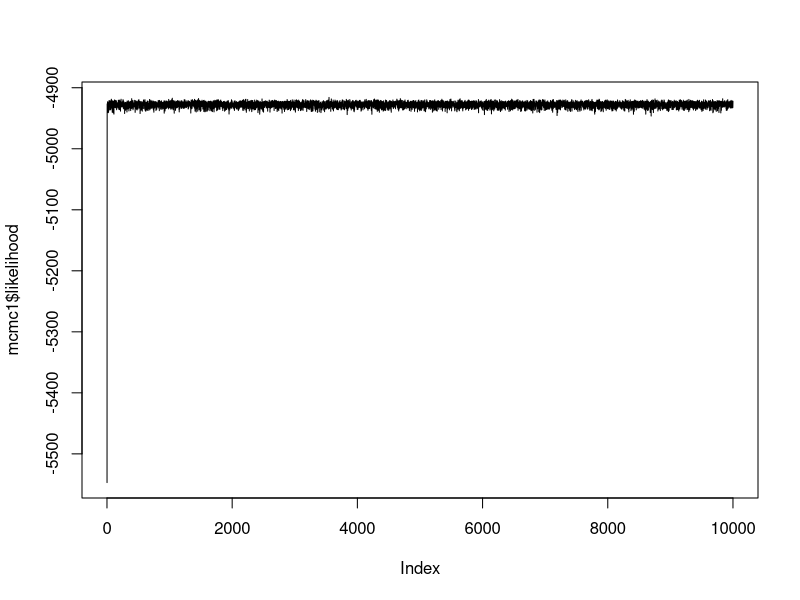
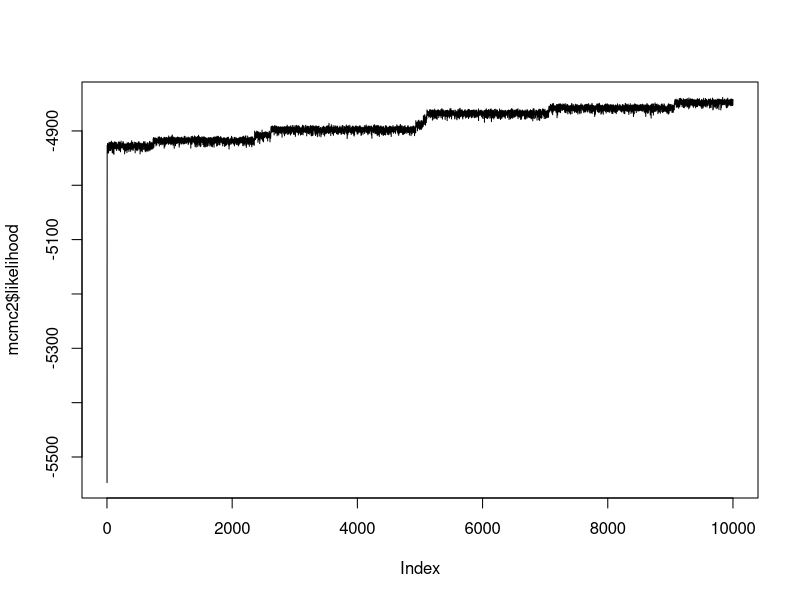
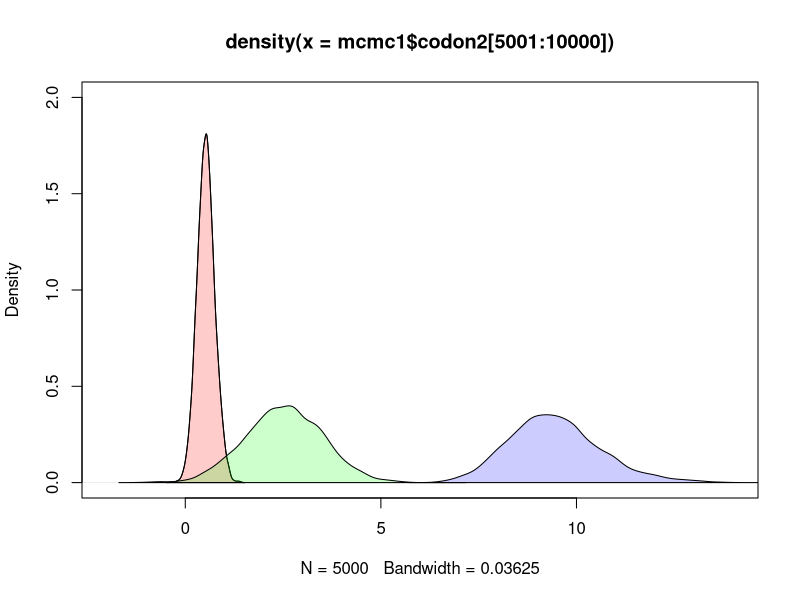
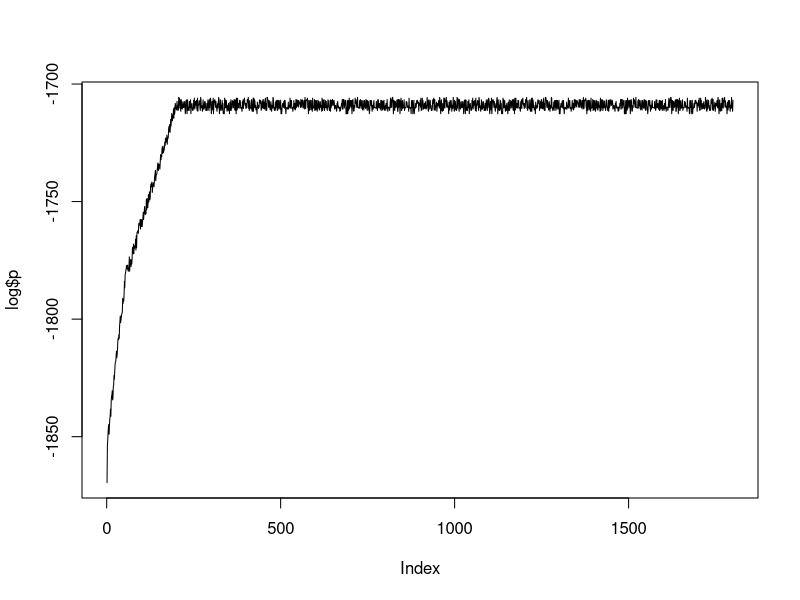
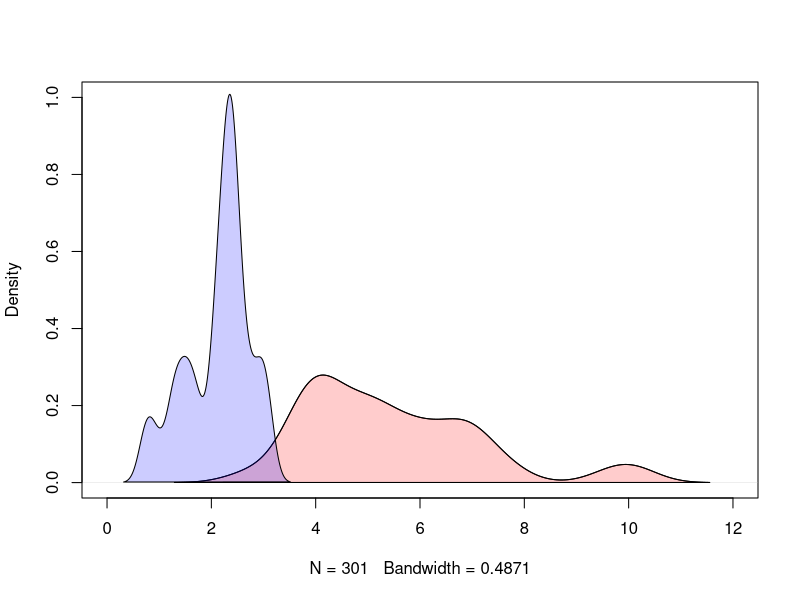

Reproduce these figures in R, in order.
############################## Practice Output ##########################
#Set your working directory using setwd()
setwd("C:\\Users\\sarah\\Documents\\GitHub\\meta-analysis\\Learning R")

mcmc1 <- read.csv("mcmc.log.csv")
mcmc2 <- read.csv("mcmc.log2.csv")

#par(mfcol = c(1,2))
plot(mcmc1$likelihood, type = "l")
plot(mcmc2$likelihood, type = "l")

#MCMC 1 shows a good run
par(mfcol = c(1,1))
plot(density(mcmc1$codon2[5001:10000]), xlim=c(-2,14), ylim=c(0,2))
polygon(density(mcmc1$codon2[5001:10000]), col=rgb(1,0,0,0.2))
polygon(density(mcmc1$codon3[5001:10000]), col=rgb(0,0,1,0.2))
polygon(density(mcmc1$codon1[5001:10000]), col=rgb(0,1,0,0.2))

mean(mcmc1$codon2[5001:10000])
mean(mcmc1$codon3[5001:10000])

#The rate parameters are around 0.5281994 for codon 2 and is pretty concentrated. Codon 3 is more 
#spread out and is centered around 9.44909.

########################### Your Turn #################################
log <- read.csv("test.log.csv")
plot(log$p, type = "l")

plot(density(log$asc1[1500:1800]), xlim=c(0,12), ylim=c(0,1), main = "")
polygon(density(log$asc1[1500:1800]), col=rgb(1,0,0,0.2))
polygon(density(log$desc1[1500:1800]), col=rgb(0,0,1,0.2))

mean(log$asc1[1500:1800])
mean(log$desc1[1500:1800])

#Fission mean = 5.457657 (red)
#Fusion mean = 2.130224 (blue)